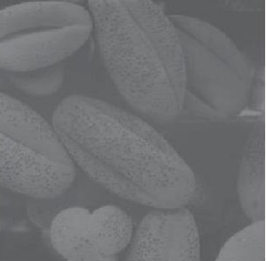
#> input picture goruntuİslemeVize/input.png, 267 x 261 px
$ python soru1.py
#> lines starting #> are read from the running program, lines starting #| are printed output that depends on the picture
#> further down, image is the input picture: shape (261, 267, 3); mean B, G, R 115.4, 113.3, 112.4
import numpy as np
import matplotlib.pyplot as plt
import cv2

def standard_sigmoid(x):
    return 1 / (1 + np.exp(-x))
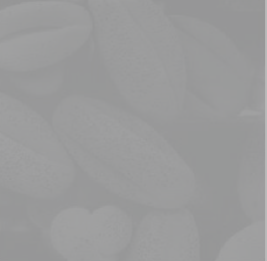
#> returned value: shape (261, 267, 3) float64; mean of channels 0, 1, 2 0.611, 0.609, 0.608; drawn as B, G, R

def s_curve_contrast(image):

    normalized_image = image / 255.0


    s_curve_image = standard_sigmoid(normalized_image)


    s_curve_image = (s_curve_image - np.min(s_curve_image)) / (np.max(s_curve_image) - np.min(s_curve_image))
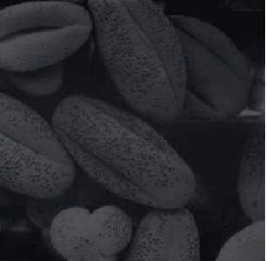
#> s_curve_image: shape (261, 267, 3) float64; mean B, G, R 0.182, 0.169, 0.163


    s_curve_image = (s_curve_image * 255.0).astype(np.uint8)

    return s_curve_image

image = cv2.imread('input.png',)


plt.figure(figsize=(10, 5))


plt.subplot(1, 2, 1)
plt.imshow(cv2.cvtColor(image, cv2.COLOR_BGR2RGB))
plt.title('Orijinal Görüntü')
plt.axis('off')


contrast_enhanced_image = s_curve_contrast(image)
plt.subplot(1, 2, 2)
plt.imshow(contrast_enhanced_image, cmap='gray')
plt.title('Kontrast Güçlendirilmiş Görüntü')
plt.axis('off')

plt.show()
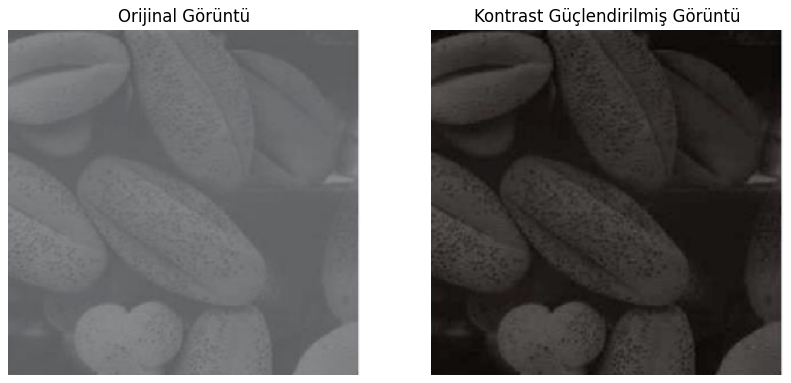
#> figure drawn by matplotlib, 2 panels; B, G, R data is drawn as R, G, B
